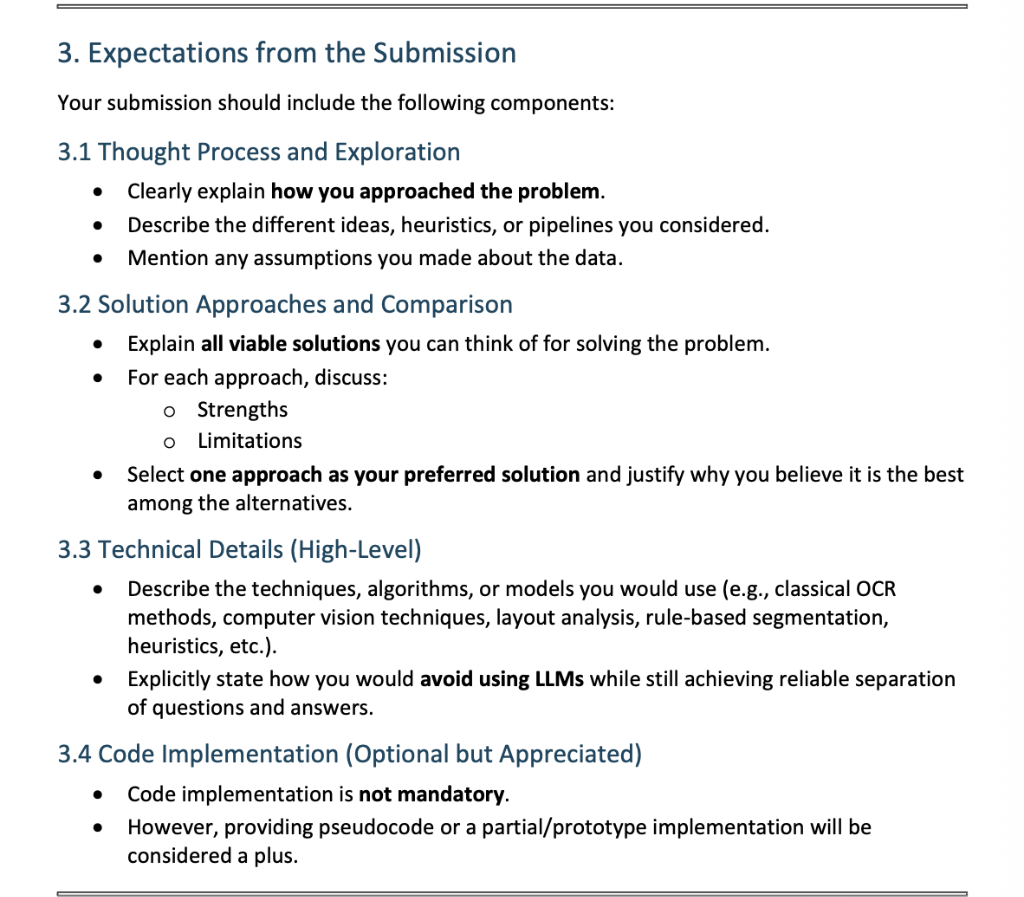
#> input picture examples/sample_data/test_document.png, 1024 x 897 px, found by its file name
$ jupyter execute htr_inference_colab.ipynb   (shell and % lines are left out)
#> lines starting #> are read from the running program, lines starting #| are printed output that depends on the picture; after the words box and inside, x2 and y2 are one past the last pixel; in counts of white or black regions, pixels touching at a corner belong together
# 📝 HTR using arshjot/Handwritten-Text-Recognition
## Using the actual pre-trained CRNN model from the repo

This notebook uses the **exact code** from [arshjot/Handwritten-Text-Recognition](https://github.com/arshjot/Handwritten-Text-Recognition) with their pre-trained model.

## 1️⃣ Install TensorFlow 1.15 (Required)

[cell 1]
# Install TensorFlow 1.15 (last version before 2.x)

## 2️⃣ Clone the Repository

[cell 2]
%cd Handwritten-Text-Recognition

## 3️⃣ Download Pre-trained Model

[cell 3]
# Download model from Google Drive

# Extract

# Move to correct location

print("✅ Model downloaded and extracted")

## 4️⃣ Upload Your Images

[cell 4]
from google.colab import files
import os

# Create samples directory

print("📤 Upload your handwritten page image")
uploaded = files.upload()
#> the answer given: test_document.png

# Move uploaded file to samples
for filename in uploaded.keys():
    !mv {filename} samples/
    print(f"✅ Uploaded: {filename}")

## 5️⃣ Segment Lines from Your Page

The model works on **individual line images**, so we need to segment your full page first.

[cell 5]
import cv2
import numpy as np
import matplotlib.pyplot as plt
from matplotlib.patches import Rectangle

def segment_lines(image_path, output_dir='samples', min_line_height=20):
    """Segment page into lines"""
#> called with image_path = 'samples/test_document.png', output_dir = 'samples', min_line_height = 20
    img = cv2.imread(image_path)
#> img is the input picture: shape (897, 1024, 3); mean B, G, R 239.5, 239.1, 238.6
    gray = cv2.cvtColor(img, cv2.COLOR_BGR2GRAY)

    # Denoise
    denoised = cv2.fastNlMeansDenoising(gray, h=10)

    # Binarize
    binary = cv2.adaptiveThreshold(
        denoised, 255,
        cv2.ADAPTIVE_THRESH_GAUSSIAN_C,
        cv2.THRESH_BINARY_INV, 21, 10
    )
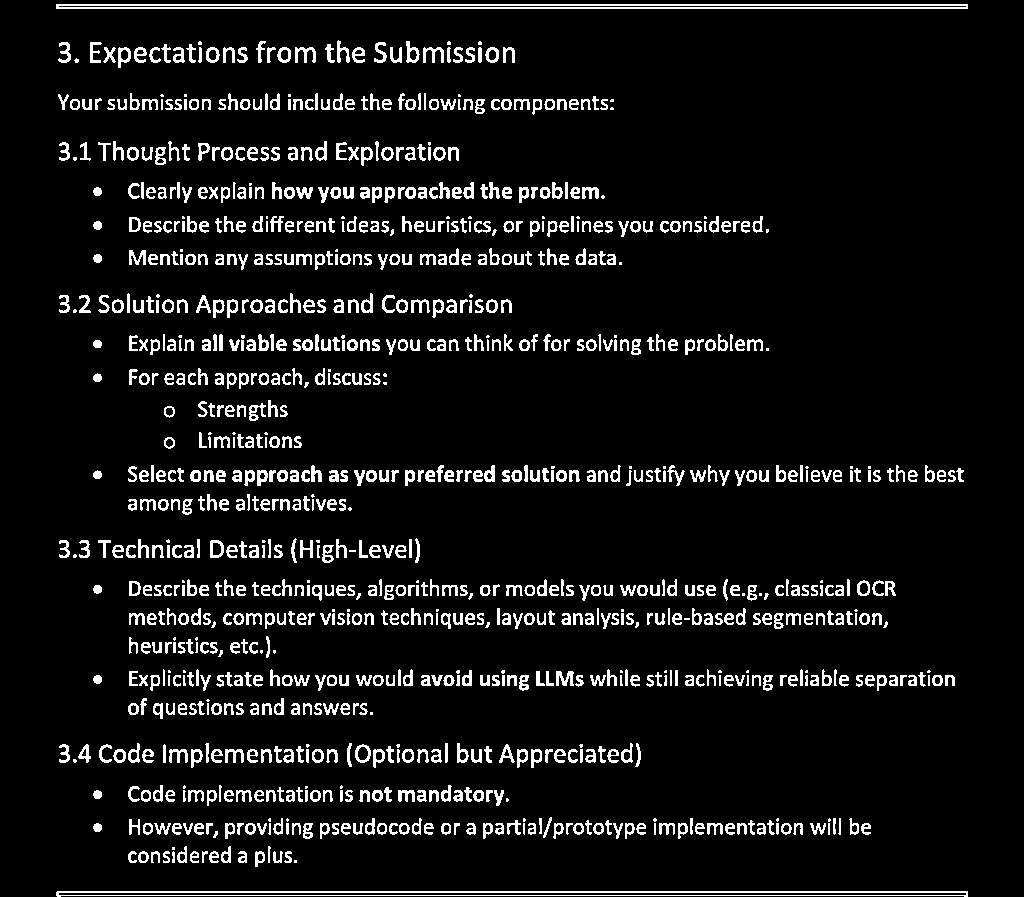
#> binary: shape (897, 1024); 7.8% white in thin lines or dots, all inside (x1, y1, x2, y2) = (56, 4, 968, 897)

    # Horizontal projection
    h_projection = np.sum(binary, axis=1)
#> h_projection = 897 values, max 232560 at index 4, min 0 at index 0, mean 20384.4
    threshold = np.max(h_projection) * 0.1
#> threshold = 23256

    # Find line boundaries
    in_line = False
    line_start = 0
    lines = []

    for i, val in enumerate(h_projection):
        if not in_line and val > threshold:
            line_start = i
            in_line = True
        elif in_line and val < threshold:
            line_end = i
            if line_end - line_start > min_line_height:
                lines.append((line_start, line_end))
            in_line = False
#> this loop made 897 passes
#> (val, in_line) on passes 5, 7, 8, 10, 48: (232560, True), (1275, False), (232560, True), (0, False), (35445, True)
#> in_line on passes 64, 100, 111, 148, 161, 188: False, True, False, True, False, True
#> after the loop, in_line = False; line_end = 896; line_start = 895; lines = []

    if in_line:
        lines.append((line_start, len(h_projection)))

    # Save line images
    line_files = []
    for idx, (y_start, y_end) in enumerate(lines):
        # Add padding
        y_start = max(0, y_start - 5)
        y_end = min(gray.shape[0], y_end + 5)

        # Extract line
        line_img = gray[y_start:y_end, :]

        # Find horizontal boundaries
        v_projection = np.sum(binary[y_start:y_end, :], axis=0)
        non_zero = np.where(v_projection > 0)[0]

        if len(non_zero) > 0:
            x_start = max(0, non_zero[0] - 10)
            x_end = min(gray.shape[1], non_zero[-1] + 10)
            line_img = line_img[:, x_start:x_end]

            # Save
            line_file = f'{output_dir}/line_{idx:02d}.png'
            cv2.imwrite(line_file, line_img)
            line_files.append(line_file)
#> this loop made 0 passes
#> after the loop, line_files = []

    return line_files

# Segment the uploaded image
uploaded_file = list(uploaded.keys())[0]
original_path = f'samples/{uploaded_file}'

print("🔍 Segmenting lines...")
line_files = segment_lines(original_path)
#> line_files = []
print(f"✅ Created {len(line_files)} line images")
#| ✅ Created 0 line images

# Visualize
for i, line_file in enumerate(line_files[:5]):
    img = cv2.imread(line_file, cv2.IMREAD_GRAYSCALE)
    plt.figure(figsize=(12, 2))
    plt.imshow(img, cmap='gray')
    plt.title(f'Line {i+1}')
    plt.axis('off')
    plt.show()
